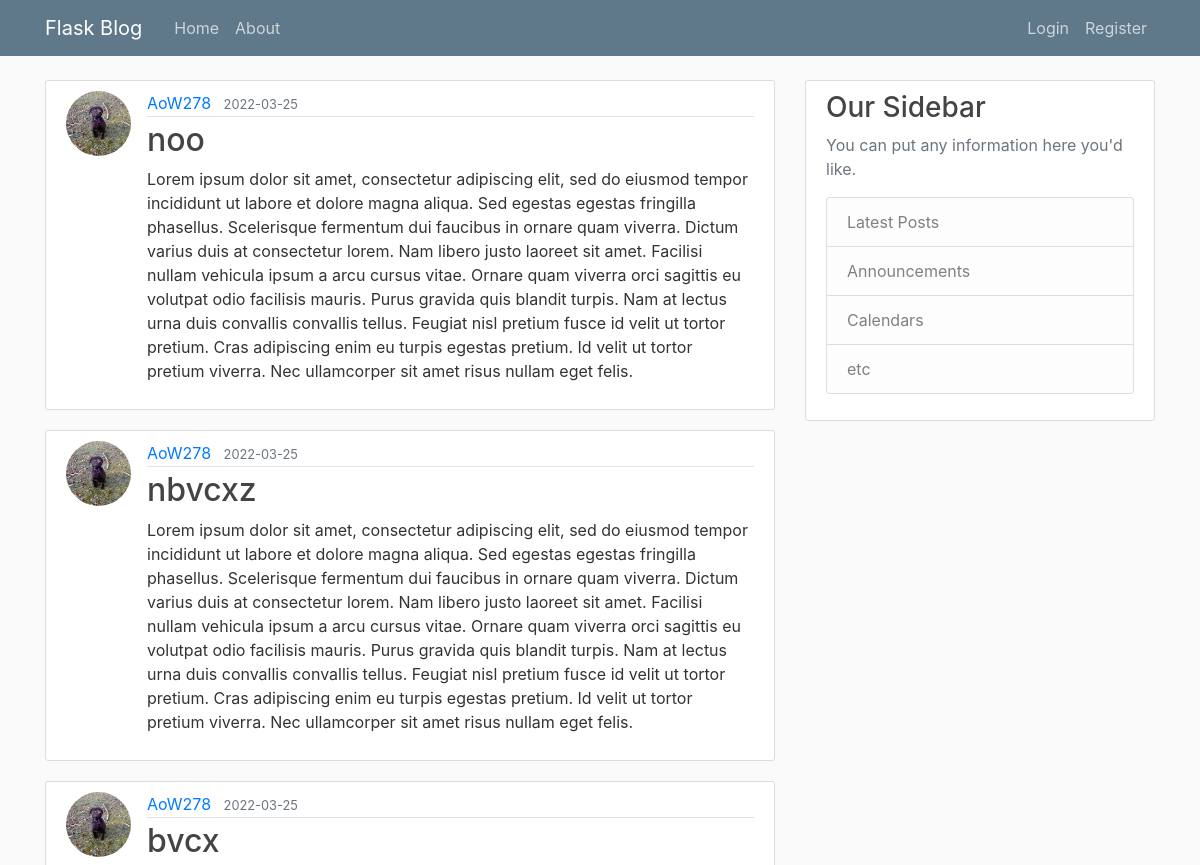
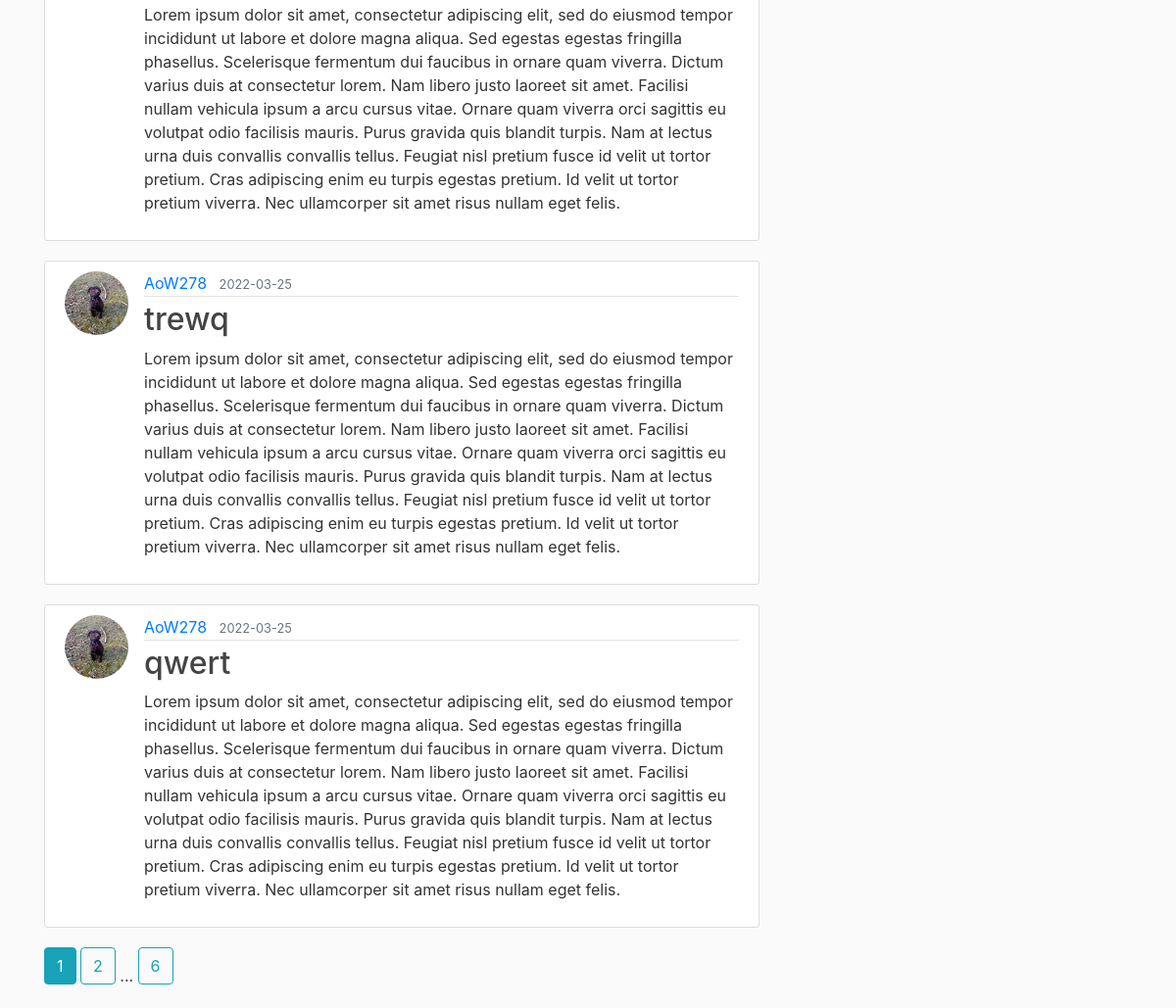
The page /home on the database its author committed (2 pictures, top to bottom).
### flaskblog/models.py (models this page shows, shortened)
class Post(db.Model):
    id = db.Column(db.Integer, primary_key=True)
    title = db.Column(db.String(100), nullable=False)
    date_posted = db.Column(db.DateTime, nullable=False, default=dt.utcnow)
    content = db.Column(db.Text, nullable=False)
    user_id = db.Column(db.Integer, db.ForeignKey("user.id"), nullable=False)

class User(db.Model, UserMixin):
    id = db.Column(db.Integer, primary_key=True)
    username = db.Column(db.String(25), unique=True, nullable=False)
    email = db.Column(db.String(120), unique=True, nullable=False)
    image_file = db.Column(db.String(20), nullable=False, default="default.jpg")
    password = db.Column(db.String(60), nullable=False)
    posts = db.relationship("Post", backref="author", lazy=True)

### flaskblog/main/routes.py (the view)
@main.route("/")
@main.route("/home")
def home():
    page = request.args.get("page", default=1, type=int)
    posts = Post.query.order_by(Post.date_posted.desc()).paginate(page=page, per_page=5)
    return render_template("home.html", posts=posts)

### flaskblog/templates/home.html
{% extends "layout.html" %}
{% block content %}
{% for post in posts.items %}
<article class="media content-section">
    <img class="rounded-circle article-img"
         src="{{ url_for('static', filename='profile_pics/' + post.author.image_file) }}">
    <div class="media-body">
        <div class="article-metadata">
            <a class="mr-2" href="{{ url_for('users.user_posts', username=post.author.username) }}">{{ post.author.username }}</a>
            <small class="text-muted">{{ post.date_posted.date() }}</small>
        </div>
        <h2><a class="article-title" href="{{ url_for('posts.post', post_id=post.id) }}">{{ post.title }}</a></h2>
        <p class="article-content">{{ post.content }}</p>
    </div>
</article>
{% endfor %}
{% for page_num in posts.iter_pages(left_edge=1, right_edge=1, left_current=1, right_current=2) %}
    {% if page_num %}
        {% if posts.page == page_num %}
            <a class="btn btn-info mb-4" href="{{ url_for('main.home', page=page_num) }}">{{ page_num }}</a>
        {% else %}
            <a class="btn btn-outline-info mb-4" href="{{ url_for('main.home', page=page_num) }}">{{ page_num }}</a>
        {% endif %}
    {% else %}
        ...
    {% endif %}
{% endfor %}
{% endblock content%}

### flaskblog/static/main.css (style rules this page uses)
body { background: #fafafa; color: #333333; margin-top: 5rem; }
h1, h2, h3, h4, h5, h6 { color: #444444; }
.content-section { background: #ffffff; padding: 10px 20px; border: 1px solid #dddddd; border-radius: 3px; margin-bottom: 20px; }
.article-title { color: #444444; }
.article-content { white-space: pre-line; }
.article-img { height: 65px; width: 65px; margin-right: 16px; }
.article-metadata { padding-bottom: 1px; margin-bottom: 4px; border-bottom: 1px solid #e3e3e3 }

### rows shown on the page
Post: image_file (picture), author.username "AoW278", date_posted "2022-03-25", title "noo", content "Lorem ipsum dolor sit amet, consectetur adipiscing elit, sed do eiusmod tempor incididunt ut labore et dolore magna aliqua. Sed egestas egestas fringilla phasellus. Scelerisque fermentum dui faucibus in ornare quam viverra. Dictum varius duis at consectetur lorem. Nam libero justo laoreet sit amet. Facilisi nullam vehicula ipsum a arcu cursus vitae. Ornare quam viverra orci sagittis eu volutpat odio facilisis mauris. Purus gravida quis blandit turpis. Nam at lectus urna duis convallis convallis tellus. Feugiat nisl pretium fusce id velit ut tortor pretium. Cras adipiscing enim eu turpis egestas pretium. Id velit ut tortor pretium viverra. Nec ullamcorper sit amet risus nullam eget felis."
Post: image_file (picture), author.username "AoW278", date_posted "2022-03-25", title "nbvcxz", content "Lorem ipsum dolor sit amet, consectetur adipiscing elit, sed do eiusmod tempor incididunt ut labore et dolore magna aliqua. Sed egestas egestas fringilla phasellus. Scelerisque fermentum dui faucibus in ornare quam viverra. Dictum varius duis at consectetur lorem. Nam libero justo laoreet sit amet. Facilisi nullam vehicula ipsum a arcu cursus vitae. Ornare quam viverra orci sagittis eu volutpat odio facilisis mauris. Purus gravida quis blandit turpis. Nam at lectus urna duis convallis convallis tellus. Feugiat nisl pretium fusce id velit ut tortor pretium. Cras adipiscing enim eu turpis egestas pretium. Id velit ut tortor pretium viverra. Nec ullamcorper sit amet risus nullam eget felis."
Post: image_file (picture), author.username "AoW278", date_posted "2022-03-25", title "bvcx", content "Lorem ipsum dolor sit amet, consectetur adipiscing elit, sed do eiusmod tempor incididunt ut labore et dolore magna aliqua. Sed egestas egestas fringilla phasellus. Scelerisque fermentum dui faucibus in ornare quam viverra. Dictum varius duis at consectetur lorem. Nam libero justo laoreet sit amet. Facilisi nullam vehicula ipsum a arcu cursus vitae. Ornare quam viverra orci sagittis eu volutpat odio facilisis mauris. Purus gravida quis blandit turpis. Nam at lectus urna duis convallis convallis tellus. Feugiat nisl pretium fusce id velit ut tortor pretium. Cras adipiscing enim eu turpis egestas pretium. Id velit ut tortor pretium viverra. Nec ullamcorper sit amet risus nullam eget felis."
Post: image_file (picture), author.username "AoW278", date_posted "2022-03-25", title "trewq", content "Lorem ipsum dolor sit amet, consectetur adipiscing elit, sed do eiusmod tempor incididunt ut labore et dolore magna aliqua. Sed egestas egestas fringilla phasellus. Scelerisque fermentum dui faucibus in ornare quam viverra. Dictum varius duis at consectetur lorem. Nam libero justo laoreet sit amet. Facilisi nullam vehicula ipsum a arcu cursus vitae. Ornare quam viverra orci sagittis eu volutpat odio facilisis mauris. Purus gravida quis blandit turpis. Nam at lectus urna duis convallis convallis tellus. Feugiat nisl pretium fusce id velit ut tortor pretium. Cras adipiscing enim eu turpis egestas pretium. Id velit ut tortor pretium viverra. Nec ullamcorper sit amet risus nullam eget felis."
Post: image_file (picture), author.username "AoW278", date_posted "2022-03-25", title "qwert", content "Lorem ipsum dolor sit amet, consectetur adipiscing elit, sed do eiusmod tempor incididunt ut labore et dolore magna aliqua. Sed egestas egestas fringilla phasellus. Scelerisque fermentum dui faucibus in ornare quam viverra. Dictum varius duis at consectetur lorem. Nam libero justo laoreet sit amet. Facilisi nullam vehicula ipsum a arcu cursus vitae. Ornare quam viverra orci sagittis eu volutpat odio facilisis mauris. Purus gravida quis blandit turpis. Nam at lectus urna duis convallis convallis tellus. Feugiat nisl pretium fusce id velit ut tortor pretium. Cras adipiscing enim eu turpis egestas pretium. Id velit ut tortor pretium viverra. Nec ullamcorper sit amet risus nullam eget felis."

### other values the page prints
{{ page_num }} "1"
{{ page_num }} "2" "6"
